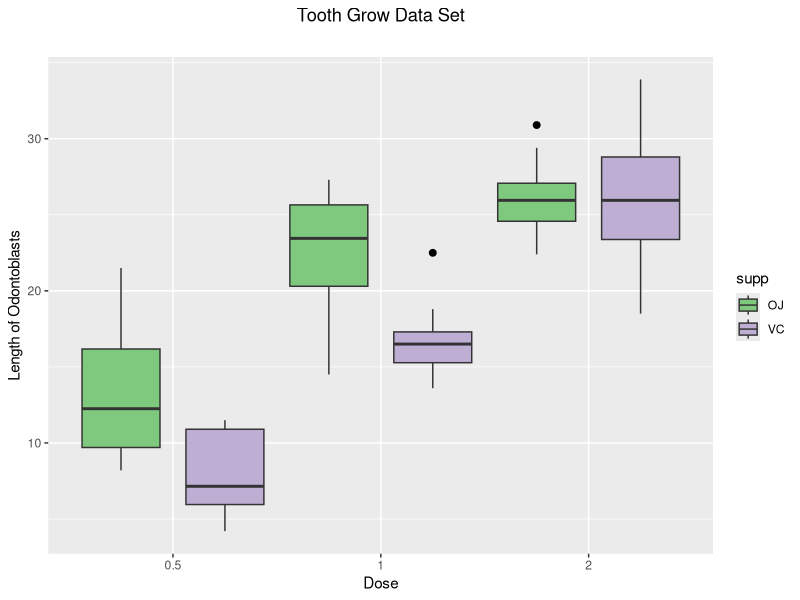

The R script that drew this image: (Note: this script raises an error after producing the figure.)
## ---- chunk 1
knitr::opts_chunk$set(echo = TRUE)
## ---- chunk 2
library(datasets)
library(ggplot2)
library(RColorBrewer)
library(combinat)
library(knitr)

tg <- ToothGrowth
tg$dose <- as.factor(tg$dose)
ggplot(data=tg, aes(x=dose,y=len,fill=supp)) +
  geom_boxplot(outlier.colour="black", 
               outlier.size=2,position=position_dodge(1)) + 
  labs(title = "Tooth Grow Data Set",
       subtitle = "",
       y = "Length of Odontoblasts", x = "Dose") +
    scale_fill_brewer(palette="Accent")  +
  theme(plot.title = element_text(hjust = 0.5))  
## ---- chunk 3
tg$supp.dose <- paste0(tg$supp,".",tg$dose)
tg$supp.dose <- as.factor(tg$supp.dose)
supp.doses <- levels(tg$supp.dose)
n.supp.dose <- length(supp.doses)

mat.comparison <- matrix(rep(0,n.supp.dose**2),n.supp.dose,n.supp.dose)
rownames(mat.comparison) <- supp.doses
colnames(mat.comparison) <- supp.doses
for (i in 1:n.supp.dose) mat.comparison[i,i] <- "X"

comb.supp.doses <- combn(levels(tg$supp.dose),2)
comb.supp.pvalues <- rbind(comb.supp.doses,
apply(comb.supp.doses,2,function(x)
{
  t.test(len~supp.dose,data=tg[tg$supp.dose %in% x,])$p.value
}
  ))
comb.supp.pvalues <- as.data.frame(t(comb.supp.pvalues))
colnames(comb.supp.pvalues) <- c("Method.1","Method.2","P.Value")
comb.supp.pvalues$P.Value <- as.numeric(levels(comb.supp.pvalues$P.Value)[comb.supp.pvalues$P.Value])
comb.supp.pvalues$VERDICT <- with(comb.supp.pvalues,ifelse(P.Value < 0.05,"SIGNIFICANT",
                                                                  ifelse((P.Value >= 0.05) & (P.Value < 0.1), "BORDERLINE","INSIGNIFICANT")))
color.significant <- which(comb.supp.pvalues$VERDICT=="SIGNIFICANT")
color.borderline <- which(comb.supp.pvalues$VERDICT=="BORDERLINE")
color.insignificant <- which(comb.supp.pvalues$VERDICT=="INSIGNIFICANT")
comb.supp.pvalues$VERDICT <- as.factor(comb.supp.pvalues$VERDICT)

kable(split(comb.supp.pvalues,comb.supp.pvalues$VERDICT))
